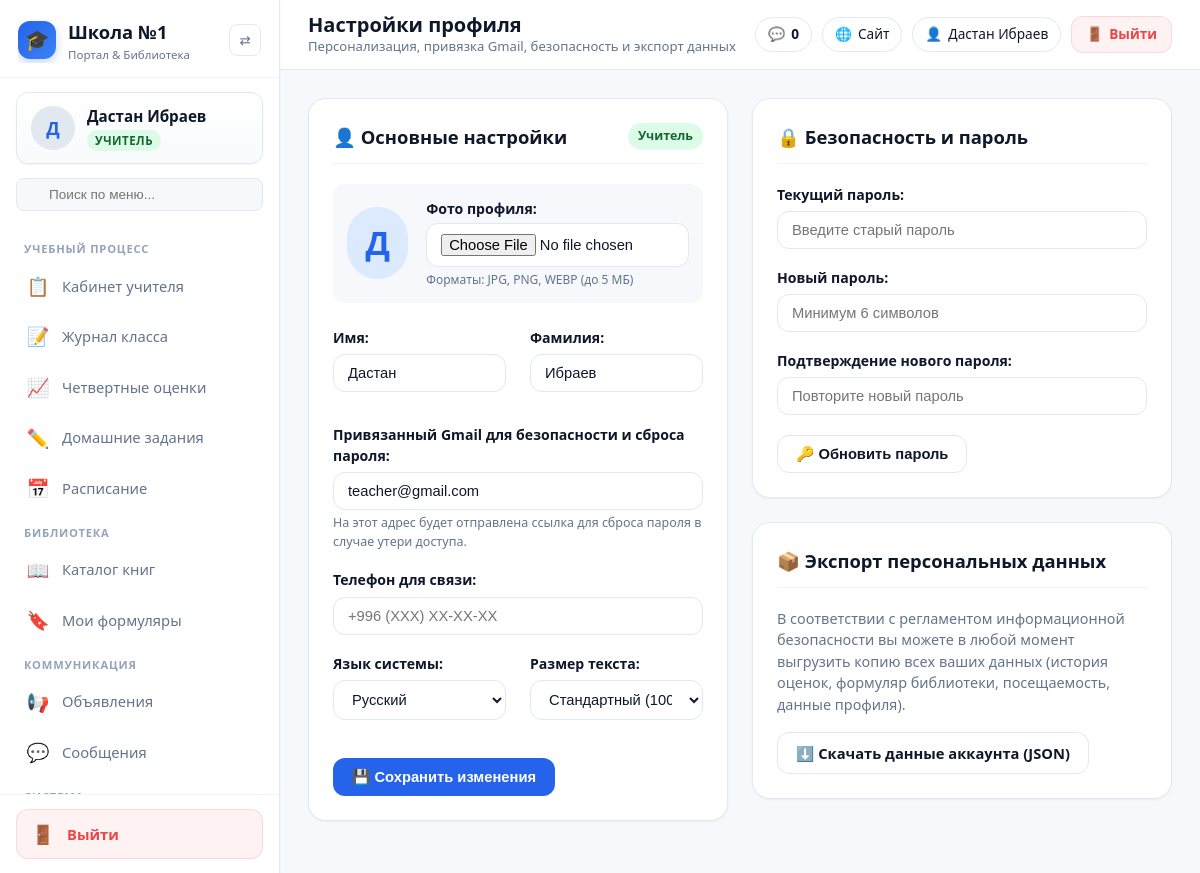
The app's page /accounts/settings/ (signed in) with its own data.
### accounts/models.py (models this page shows, shortened)
class User(AbstractUser):
    role = models.CharField(
        max_length=20,
        choices=Role.choices,
        default=Role.STUDENT,
        verbose_name="Роль"
    )
    phone = models.CharField(
        max_length=30,
        blank=True,
        verbose_name="Номер телефона"
    )
    linked_gmail = models.EmailField(
        blank=True,
        null=True,
        verbose_name="Привязанный Gmail",
        help_text="Для сброса пароля и уведомлений"
    )
    avatar = models.ImageField(
        upload_to='avatars/',
        null=True,
        blank=True,
        verbose_name="Фото профиля"
    )
    preferred_language = models.CharField(
        max_length=10,
        default='ru',
        choices=[
            ('ru', 'Русский'),
            ('kg', 'Кыргызча'),
            ('en', 'English'),
        ],
        verbose_name="Язык интерфейса"
    )
    font_size = models.CharField(
        max_length=10,
        default='normal',
        choices=[
            ('compact', 'Компактный (90%)'),
            ('normal', 'Стандартный (100%)'),
            ('large', 'Крупный (115%)'),
        ],
        verbose_name="Размер текста"
    )
    class Meta:
        verbose_name = "Пользователь"
        verbose_name_plural = "Пользователи"
    @property
    def is_student(self):
        return self.role == Role.STUDENT
    @property
    def is_parent(self):
        return self.role == Role.PARENT
    @property
    def is_teacher(self):
        return self.role == Role.TEACHER
    @property
    def is_librarian(self):
        return self.role == Role.LIBRARIAN
    @property
    def role_title(self):
        return dict(Role.choices).get(self.role, self.role)
    @property
    def role_badge_class(self):
        classes = {
            Role.STUDENT: 'badge-student',
            Role.PARENT: 'badge-parent',
            Role.TEACHER: 'badge-teacher',
            Role.LIBRARIAN: 'badge-librarian',
            Role.DIRECTOR: 'badge-director',
        }
        return classes.get(self.role, 'badge-secondary')
    @property
    def display_name(self):
        full = self.get_full_name()
        if full.strip():
            return full
        return self.username

### accounts/views.py (the view, shortened to what this page needs)
# urls.py: path('settings/', views.settings_view, name='settings'),
@login_required
def settings_view(request):
    user = request.user
    user_form = UserSettingsForm(instance=user)
    password_form = PasswordChangeForm(user=user)
    return render(request, 'accounts/settings.html', {
        'user_form': user_form,
        'password_form': password_form,
    })

### accounts/forms.py
class UserSettingsForm(forms.ModelForm):
    class Meta:
        model = User
        fields = ['first_name', 'last_name', 'phone', 'linked_gmail', 'preferred_language', 'font_size', 'avatar']
        widgets = {
            'first_name': forms.TextInput(attrs={'class': 'form-control'}),
            'last_name': forms.TextInput(attrs={'class': 'form-control'}),
            'phone': forms.TextInput(attrs={'class': 'form-control', 'placeholder': '+996 (XXX) XX-XX-XX'}),
            'linked_gmail': forms.EmailInput(attrs={'class': 'form-control', 'placeholder': 'example@gmail.com'}),
            'preferred_language': forms.Select(attrs={'class': 'form-select'}),
            'font_size': forms.Select(attrs={'class': 'form-select'}),
            'avatar': forms.FileInput(attrs={'class': 'form-control', 'accept': 'image/*'}),
        }

### templates/accounts/settings.html (shortened to what this page needs)
{% extends 'base.html' %}
{% load static %}
{% block page_title %}Настройки профиля{% endblock %}
{% block page_subtitle %}Персонализация, привязка Gmail, безопасность и экспорт данных{% endblock %}
{% block content %}
<div class="grid-2">
  <div class="card">
    <div class="card-header">
      <h2 class="card-title">👤 Основные настройки</h2>
      <span class="badge {{ request.user.role_badge_class }}">{{ request.user.role_title }}</span>
    </div>
    <form method="post" enctype="multipart/form-data">
      <div style="display: flex; align-items: center; gap: 18px; margin-bottom: 24px; padding: 14px; background: var(--bg-app); border-radius: var(--radius-md);">
        {% if request.user.avatar %}
          <img src="{{ request.user.avatar.url }}" alt="{{ request.user.display_name }}" style="width: 72px; height: 72px; border-radius: var(--radius-full); object-fit: cover; border: 3px solid white; box-shadow: var(--shadow-sm);">
        {% else %}
          <div style="width: 72px; height: 72px; border-radius: var(--radius-full); background: #dbeafe; color: var(--primary); display: flex; align-items: center; justify-content: center; font-size: 2rem; font-weight: 700;">
            {{ request.user.first_name|default:request.user.username|slice:":1"|upper }}
          </div>
        {% endif %}
        <div>
          <label class="form-label" style="margin-bottom: 4px;">Фото профиля:</label>
          {{ user_form.avatar }}
          <div style="font-size: 0.75rem; color: var(--text-muted); margin-top: 4px;">Форматы: JPG, PNG, WEBP (до 5 МБ)</div>
        </div>
      </div>
      <div class="grid-2" style="margin-bottom: 14px;">
        <div class="form-group">
          <label class="form-label">Имя:</label>
          {{ user_form.first_name }}
        </div>
        <div class="form-group">
          <label class="form-label">Фамилия:</label>
          {{ user_form.last_name }}
        </div>
      </div>
      <div class="form-group">
        <label class="form-label">Привязанный Gmail для безопасности и сброса пароля:</label>
        {{ user_form.linked_gmail }}
        <div style="font-size: 0.78rem; color: var(--text-muted); margin-top: 4px;">
          На этот адрес будет отправлена ссылка для сброса пароля в случае утери доступа.
        </div>
      </div>
      <div class="form-group">
        <label class="form-label">Телефон для связи:</label>
        {{ user_form.phone }}
      </div>
      <div class="grid-2">
        <div class="form-group">
          <label class="form-label">Язык системы:</label>
          {{ user_form.preferred_language }}
        </div>
        <div class="form-group">
          <label class="form-label">Размер текста:</label>
          {{ user_form.font_size }}
        </div>
      </div>
      <div style="margin-top: 20px;">
        <button type="submit" class="btn btn-primary">
          💾 Сохранить изменения
        </button>
      </div>
    </form>
  </div>
  <div>
    <div class="card">
      <div class="card-header">
        <h2 class="card-title">🔒 Безопасность и пароль</h2>
      </div>
      <form method="post">
        <div class="form-group">
          <label class="form-label">Текущий пароль:</label>
          <input type="password" name="old_password" class="form-control" required placeholder="Введите старый пароль">
        </div>
        <div class="form-group">
          <label class="form-label">Новый пароль:</label>
          <input type="password" name="new_password1" class="form-control" required placeholder="Минимум 6 символов">
        </div>
        <div class="form-group">
          <label class="form-label">Подтверждение нового пароля:</label>
          <input type="password" name="new_password2" class="form-control" required placeholder="Повторите новый пароль">
        </div>
        <div style="margin-top: 20px;">
          <button type="submit" class="btn btn-outline">
            🔑 Обновить пароль
          </button>
        </div>
      </form>
    </div>
    <div class="card">
      <div class="card-header">
        <h2 class="card-title">📦 Экспорт персональных данных</h2>
      </div>
      <p style="color: var(--text-muted); font-size: 0.9rem; line-height: 1.5; margin-bottom: 16px;">
        В соответствии с регламентом информационной безопасности вы можете в любой момент выгрузить копию всех ваших данных (история оценок, формуляр библиотеки, посещаемость, данные профиля).
      </p>
      <a href="{% url 'accounts:export_data' %}" class="btn btn-outline" download>
        ⬇️ Скачать данные аккаунта (JSON)
      </a>
    </div>
  </div>
</div>
{% endblock %}

### templates/base.html (shortened to what this page needs)
{% load static %}
<!DOCTYPE html>
<html lang="ru">
<head>
  <link rel="stylesheet" href="{% static 'css/style.css' %}">
</head>
<body class="{% if request.user.is_authenticated and request.user.font_size == 'compact' %}font-compact{% elif request.user.is_authenticated and request.user.font_size == 'large' %}font-large{% endif %}">
  <div class="app-layout">
    {% if request.user.is_authenticated %}
    <aside class="sidebar" id="sidebar">
      <div class="sidebar-header">
        <a href="{% url 'dashboard' %}" class="brand-link">
          <div class="brand-icon">🎓</div>
          <div class="brand-text">
            <div>Школа №1</div>
            <div style="font-size: 0.72rem; color: var(--text-muted); font-weight: 500;">Портал & Библиотека</div>
          </div>
        </a>
        <button type="button" class="sidebar-toggle-btn" id="sidebarToggle" title="Свернуть/развернуть меню">
          ⇄
        </button>
      </div>
      <div class="sidebar-profile-card">
        {% if request.user.avatar %}
          <img src="{{ request.user.avatar.url }}" alt="{{ request.user.display_name }}" class="profile-avatar">
        {% else %}
          <div class="profile-avatar">
            {{ request.user.first_name|default:request.user.username|slice:":1"|upper }}
          </div>
        {% endif %}
        <div class="profile-info">
          <div class="profile-name" title="{{ request.user.display_name }}">{{ request.user.display_name }}</div>
          <span class="profile-badge {{ request.user.role_badge_class }}">
            {{ request.user.role_title }}
          </span>
        </div>
      </div>
      <div class="sidebar-search">
        <div class="sidebar-search-wrapper">
          <input type="text" class="sidebar-search-input" id="sidebarSearch" placeholder="Поиск по меню...">
        </div>
      </div>
      <nav class="sidebar-nav">
        {% if request.user.is_student %}
          <div class="nav-group-title">Учебный процесс</div>
          <a href="{% url 'school:student_cabinet' %}" class="nav-link {% if request.resolver_match.url_name == 'student_cabinet' %}active{% endif %}">
            <span class="nav-icon">📊</span>
            <span class="nav-label">Мой кабинет</span>
          </a>
          <a href="{% url 'school:schedule' %}" class="nav-link {% if request.resolver_match.url_name == 'schedule' %}active{% endif %}">
            <span class="nav-icon">📅</span>
            <span class="nav-label">Расписание уроков</span>
          </a>
          <div class="nav-group-title">Библиотека</div>
          <a href="{% url 'library:catalog' %}" class="nav-link {% if request.resolver_match.url_name == 'catalog' %}active{% endif %}">
            <span class="nav-icon">📖</span>
            <span class="nav-label">Каталог книг</span>
          </a>
          <a href="{% url 'library:my_books' %}" class="nav-link {% if request.resolver_match.url_name == 'my_books' %}active{% endif %}">
            <span class="nav-icon">🔖</span>
            <span class="nav-label">Мои книги и брони</span>
            {% if user_overdue_books_count > 0 %}
              <span class="nav-counter counter-danger" title="Просрочено книг!">{{ user_overdue_books_count }}</span>
            {% elif user_active_loans_count > 0 %}
              <span class="nav-counter">{{ user_active_loans_count }}</span>
            {% endif %}
          </a>
          <div class="nav-group-title">Школа</div>
          <a href="{% url 'school:announcements' %}" class="nav-link {% if request.resolver_match.url_name == 'announcements' %}active{% endif %}">
            <span class="nav-icon">📢</span>
            <span class="nav-label">Объявления</span>
          </a>
          <a href="{% url 'school:messages' %}" class="nav-link {% if request.resolver_match.url_name == 'messages' %}active{% endif %}">
            <span class="nav-icon">💬</span>
            <span class="nav-label">Сообщения</span>
            {% if unread_messages_count > 0 %}
              <span class="nav-counter">{{ unread_messages_count }}</span>
            {% endif %}
          </a>
        {% elif request.user.is_teacher %}
          <div class="nav-group-title">Учебный процесс</div>
          <a href="{% url 'school:teacher_cabinet' %}" class="nav-link {% if request.resolver_match.url_name == 'teacher_cabinet' %}active{% endif %}">
            <span class="nav-icon">📋</span>
            <span class="nav-label">Кабинет учителя</span>
          </a>
          <a href="{% url 'school:class_journal' %}" class="nav-link {% if request.resolver_match.url_name == 'class_journal' %}active{% endif %}">
            <span class="nav-icon">📝</span>
            <span class="nav-label">Журнал класса</span>
          </a>
          <a href="{% url 'school:quarter_grades' %}" class="nav-link {% if request.resolver_match.url_name == 'quarter_grades' %}active{% endif %}">
            <span class="nav-icon">📈</span>
            <span class="nav-label">Четвертные оценки</span>
          </a>
          <a href="{% url 'school:homework_manage' %}" class="nav-link {% if request.resolver_match.url_name == 'homework_manage' %}active{% endif %}">
            <span class="nav-icon">✏️</span>
            <span class="nav-label">Домашние задания</span>
          </a>
          <a href="{% url 'school:schedule' %}" class="nav-link {% if request.resolver_match.url_name == 'schedule' %}active{% endif %}">
            <span class="nav-icon">📅</span>
            <span class="nav-label">Расписание</span>
          </a>
          <div class="nav-group-title">Библиотека</div>
          <a href="{% url 'library:catalog' %}" class="nav-link {% if request.resolver_match.url_name == 'catalog' %}active{% endif %}">
            <span class="nav-icon">📖</span>
            <span class="nav-label">Каталог книг</span>
          </a>
          <a href="{% url 'library:my_books' %}" class="nav-link {% if request.resolver_match.url_name == 'my_books' %}active{% endif %}">
            <span class="nav-icon">🔖</span>
            <span class="nav-label">Мои формуляры</span>
          </a>
          <div class="nav-group-title">Коммуникация</div>
          <a href="{% url 'school:announcements' %}" class="nav-link {% if request.resolver_match.url_name == 'announcements' %}active{% endif %}">
            <span class="nav-icon">📢</span>
            <span class="nav-label">Объявления</span>
          </a>
          <a href="{% url 'school:messages' %}" class="nav-link {% if request.resolver_match.url_name == 'messages' %}active{% endif %}">
            <span class="nav-icon">💬</span>
            <span class="nav-label">Сообщения</span>
          </a>
        {% endif %}
        <div class="nav-group-title">Система</div>
      </nav>
      <div class="sidebar-footer">
        <a href="{% url 'logout' %}" class="logout-btn-nav" title="Выйти из системы">
          <span class="nav-icon">🚪</span>
          <span class="logout-text">Выйти</span>
        </a>
      </div>
    </aside>
    {% endif %}
    <div class="main-wrapper" style="{% if not request.user.is_authenticated %}margin-left: 0;{% endif %}">
      <header class="topbar">
        <div class="topbar-left">
          <div class="topbar-titles">
            <h1 class="page-title">{% block page_title %}Школьный портал{% endblock %}</h1>
            <div class="page-subtitle">{% block page_subtitle %}{% endblock %}</div>
          </div>
        </div>
        <div class="topbar-right">
          {% if request.user.is_authenticated %}
            <a href="{% url 'school:messages' %}" class="topbar-chip" title="Личные сообщения">
              💬 <span style="font-weight: 600;">{{ unread_messages_count }}</span>
            </a>
            <a href="{% url 'home' %}" class="topbar-chip topbar-chip-site" title="Перейти на сайт школы">
              🌐 <span class="hide-mobile">Сайт</span>
            </a>
            <a href="{% url 'accounts:settings' %}" class="topbar-chip topbar-chip-user" title="Профиль: {{ request.user.display_name }}">
              👤 <span class="hide-mobile">{{ request.user.display_name|truncatechars:14 }}</span>
            </a>
            <a href="{% url 'logout' %}" class="topbar-logout-link" title="Выйти из учётной записи">
              <span>🚪</span> <span class="hide-mobile">Выйти</span>
            </a>
          {% endif %}
        </div>
      </header>
      <main class="content-body">
        {% block content %}{% endblock %}
      </main>
    </div>
  </div>
</body>
</html>

### records on screen
User: user.first_name "Д", user.display_name "Дастан Ибраев", user.role_title "УЧИТЕЛЬ", user.role_title "Учитель", first_name "Дастан", last_name "Ибраев", linked_gmail "teacher@gmail.com", preferred_language "Русский", font_size "Стандартный (100%)"

### other values on screen
{{ unread_messages_count }} "0"
